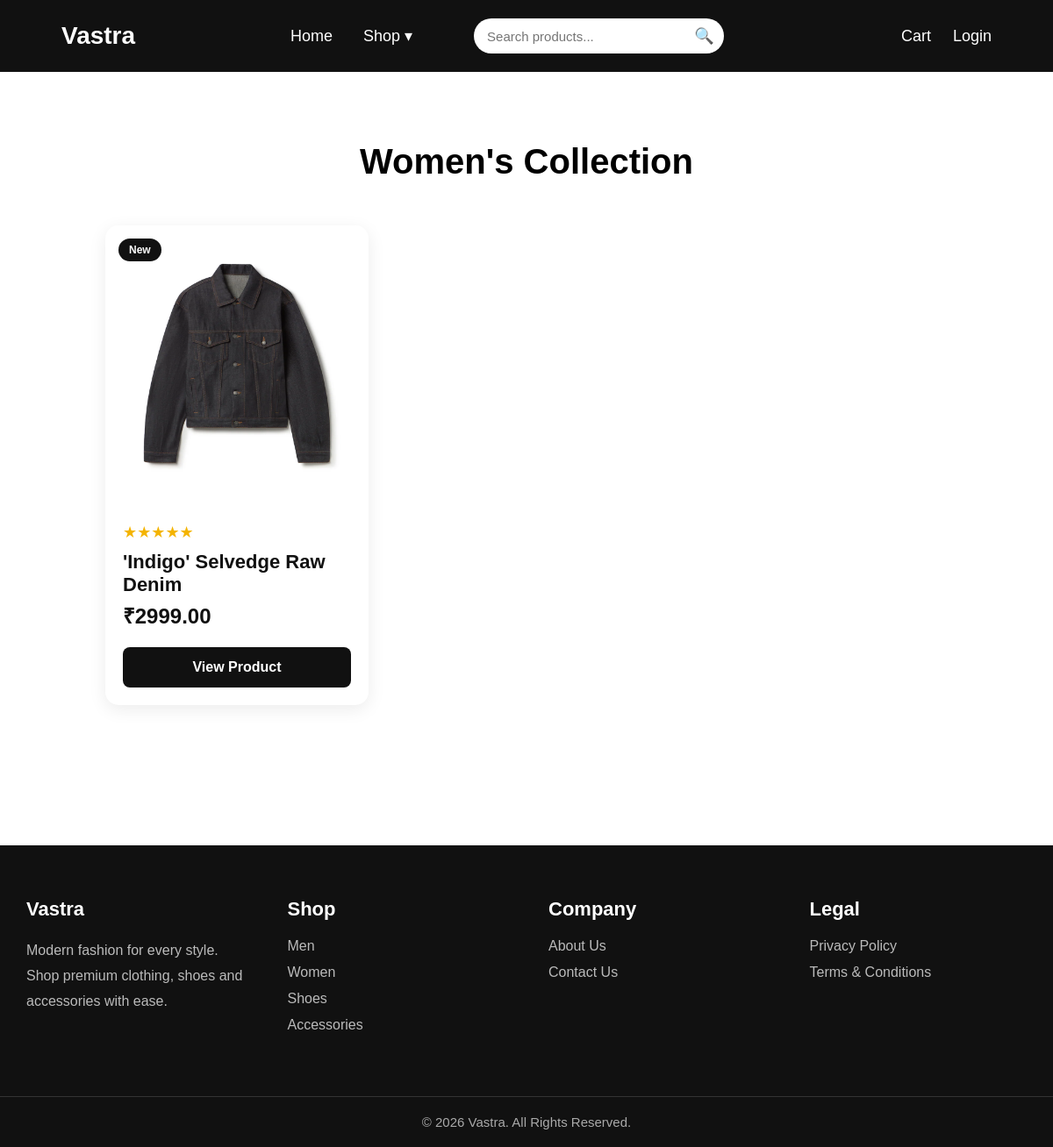
Screenshot of /women/ with the database file from the repository.
### shop/models.py (models this page shows, shortened)
class Product(models.Model):
    category = models.ForeignKey(
        Category,
        on_delete=models.CASCADE
    )
    name = models.CharField(max_length=200)
    description = models.TextField()
    price = models.DecimalField(
        max_digits=10,
        decimal_places=2
    )
    image = models.ImageField(
        upload_to='products/'
    )
    stock = models.IntegerField(default=0)
    created_at = models.DateTimeField(
        auto_now_add=True
    )

### shop/views.py (the view)
# urls.py: path('women/', women_products, name='women'),
def women_products(request):
    women_category = Category.objects.get(name="Women")
    products = Product.objects.filter(
        category=women_category
    )
    return render(
        request,
        'women.html',
        {'products': products}
    )

### cart/context_processors.py (called while the page is built)
def cart_count(request):
    cart = request.session.get('cart', {})
    count = sum(cart.values())
    return {
        'cart_count': count
    }

### templates/women.html
{% extends 'base.html' %}
{% block content %}
<section class="products">
    <h2>Women's Collection</h2>
    <div class="product-grid">
        {% for product in products %}
        <a href="{% url 'product_detail' product.id %}" class="product-card-link">
            <div class="product-card">
                <img src="{{ product.image.url }}" alt="{{ product.name }}">
                <div class="product-badge">
                    New
                </div>
                <div class="product-rating">
                    ★★★★★
                </div>
                <h3>{{ product.name }}</h3>
                <p class="product-price">
                    ₹{{ product.price }}
                </p>
                <button>
                    View Product
                </button>
            </div>
        </a>
        {% endfor %}
    </div>
</section>
{% endblock %}

### static/css/style.css (style rules this page uses)
* { margin: 0; padding: 0; box-sizing: border-box; }
body { font-family: Arial, Helvetica, sans-serif; }
.products { padding: 80px 10%; }
.products h2 { text-align: center; font-size: 40px; margin-bottom: 50px; }
.product-grid { display: grid; grid-template-columns: repeat(3, 1fr); gap: 30px; }
.product-card { position:relative; background:#fff; border-radius:15px; overflow:hidden; box-shadow:0 5px 20px rgba(0,0,0,.08); transition:.3s; }
.product-card img { width:100%; height:320px; object-fit:cover; }
.product-badge { position:absolute; top:15px; left:15px; background:#111; color:#fff; padding:6px 12px; border-radius:20px; font-size:12px; font-weight:600; }
.product-rating { padding:15px 20px 0; color:#f4b400; font-size:18px; }
.product-card h3 { padding:10px 20px 5px; font-size:22px; color:#111; }
.product-price { padding:0 20px; font-size:24px; font-weight:700; color:#111; }
.product-card button { width:calc(100% - 40px); margin:20px; padding:14px; border:none; border-radius:8px; background:#111; color:#fff; font-size:16px; font-weight:600; cursor:pointer; transition:.3s; }
.product-card-link { text-decoration:none; color:inherit; }

### rows the page displays
Product: image (picture), name "'Indigo' Selvedge Raw Denim", price "2999.00"
